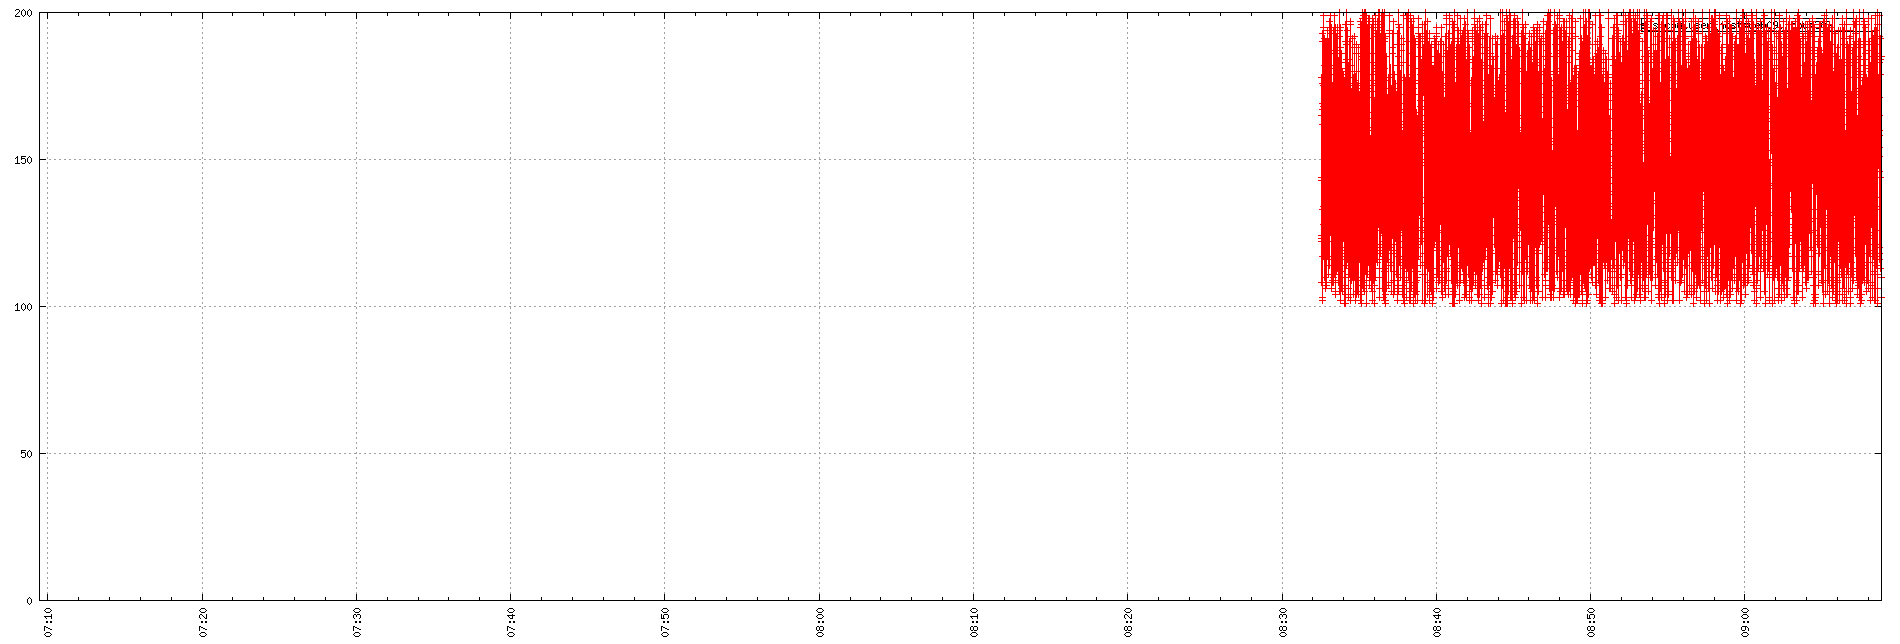

The script that saved this image:
set term png small size 1900,644
set xdata time
set timefmt "%s"
if (GPVAL_VERSION < 4.6) set xtics rotate; else set xtics rotate right
set output "${TMPDIR-'tmp'}/tsd/7ae9b8e8.png"
set xrange ["1673766568":"1673773731"]
set format x "%H:%M"
set grid
set style data linespoint
set key right box
set yrange [0:]
plot  "${TMPDIR-'tmp'}/tsd/7ae9b8e8_0.dat" using 1:2 title "sys.cpu.user{host=web09, cpu=30}"
